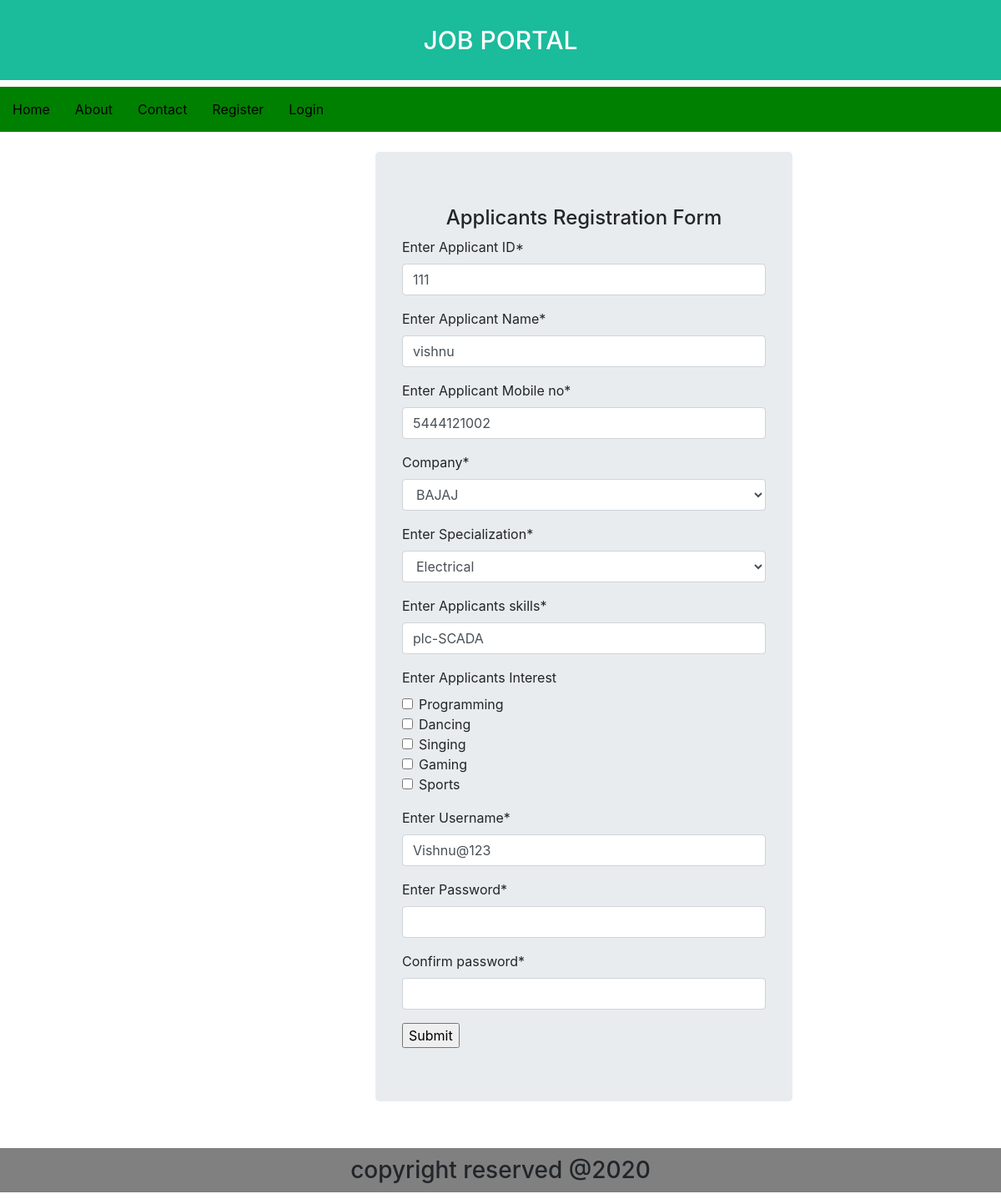
Screenshot of /aedit/?id=111 with the database file from the repository.
### job/models.py (models this page shows, shortened)
class Applicant(models.Model):
    aid = models.IntegerField()
    aname = models.CharField(max_length=30)
    aphone = models.IntegerField()
    company = models.ForeignKey(Company, on_delete=models.CASCADE)
    abranch = models.CharField(max_length=30)
    askills = models.CharField(max_length=60)
    ainterest = models.BooleanField(default=True)
    username = models.CharField(max_length=20)
    password = models.CharField(max_length=10)

### job/views.py (the view)
# urls.py: path('aedit/', views.Update_Applicant, name='updateApplicant'),
def Update_Applicant(request):
    id = request.GET['id']
    ap = Applicant.objects.get(aid=id)
    if request.method == 'POST':
        form = ApplicantForm(request.POST)
        if form.is_valid():
            ap.aid = form.cleaned_data.get('aid')
            ap.aname = form.cleaned_data.get('aname')
            ap.aphone = form.cleaned_data.get('aphone')
            ap.company = form.cleaned_data.get('company')
            ap.abranch = form.cleaned_data.get('abranch')
            ap.askills = form.cleaned_data.get('askills')
            ap.username = form.cleaned_data.get('username')
            ap.password = form.cleaned_data.get('password1')
            ap.save()
            return redirect('viewApplicant')
        return render(request, 'job/aplicant_update.html', {'form':form})
    else:
        form = ApplicantForm(initial={'aid':ap.aid, 'aname':ap.aname, 'aphone':ap.aphone, 'company':ap.company,
                                      'abranch':ap.abranch, 'askills':ap.askills,
                                      'username':ap.username, 'password':ap.password})
        template_name = 'job/aplicant_update.html'
        context = {'form':form}
        return render(request, template_name, context)

### job/forms.py (shortened to what this page needs)
class ApplicantForm(forms.Form):
    aid = forms.IntegerField(label='Enter Applicant ID')
    aname = forms.CharField(label='Enter Applicant Name')
    aphone = forms.CharField(label='Enter Applicant Mobile no', validators=[validators.MaxLengthValidator(10)])
    company = forms.ModelChoiceField(queryset=Company.objects.all())
    abranch = forms.CharField(label='Enter Specialization', widget=forms.Select(choices=branch_choices))
    askills = forms.CharField(label='Enter Applicants skills')
    ainterest = forms.MultipleChoiceField(label="Enter Applicants Interest", required=False,
                                          widget=forms.CheckboxSelectMultiple,
                                          choices=INTEREST_CHOICES,
                                       )
    username = forms.CharField(label='Enter Username')
    password1 = forms.CharField(label='Enter Password', validators=[validators.MaxLengthValidator(8)],
                                widget=forms.PasswordInput)
    password2 = forms.CharField(label='Confirm password', widget=forms.PasswordInput)

### job/models.py (called while the page is built)
    def __str__(self):
        return self.cname

### templates/job/aplicant_update.html (shortened to what this page needs)
{% extends 'base.html' %}
{% load crispy_forms_tags %}
{% block content %}
<form action="" method="post" style="width:500px; margin-left:450px;" class="jumbotron">
    <h4>Applicants Registration Form</h4>
    {{form|crispy}}
    <input type="submit">
</form>
{% endblock %}

### static/css/style.css (style rules this page uses)
h4 { background color:orange; text-align:center; padding:0.5px; }

### rows the page displays
Applicant: aid "111", aname "vishnu", aphone "5444121002", company "BAJAJ", abranch "Electrical", askills "plc-SCADA", ainterest "☐ ☐ ☐ ☐ ☐", username "Vishnu@123"
